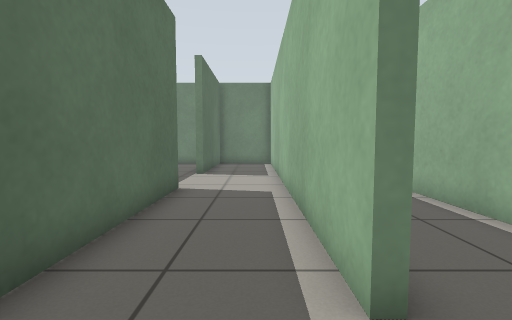
view 1 (above)

16 first-person views from a walk through a world built for the Gazebo simulator. The camera is 0.72 m above the floor, tilts 4° down and sees 85° across. The floor is counted in squares, 0.5 m on a side. Each view is taken from the middle of a square. On the plan, view 1 faces up. The plan holds only what a view shows up to about 14 squares ahead; the rest is blank. Robots are left out.

view 2
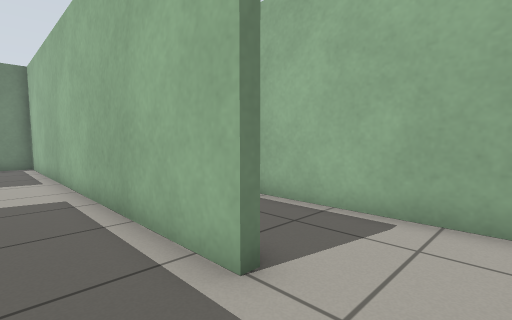

view 3
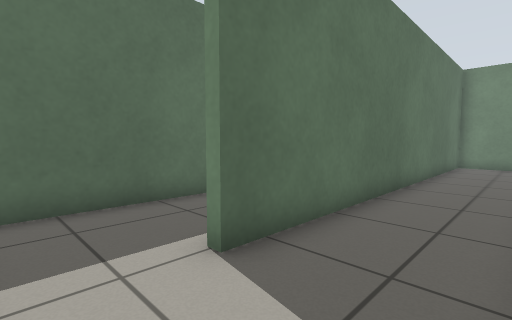

view 4
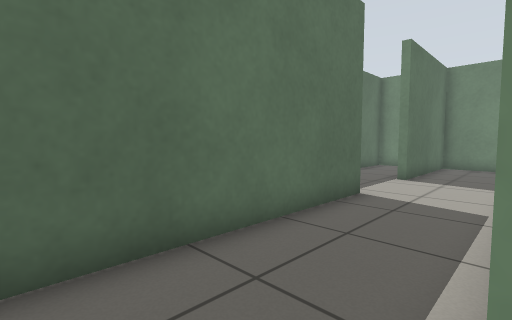

view 5
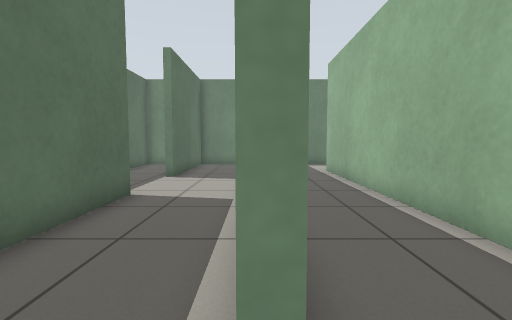

view 6
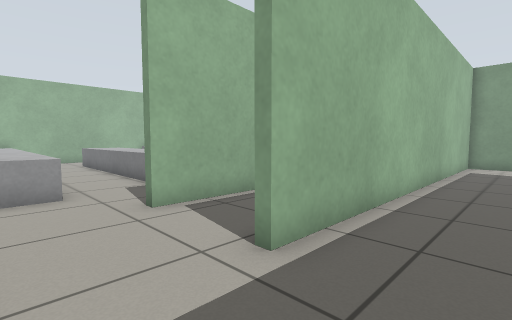

view 7
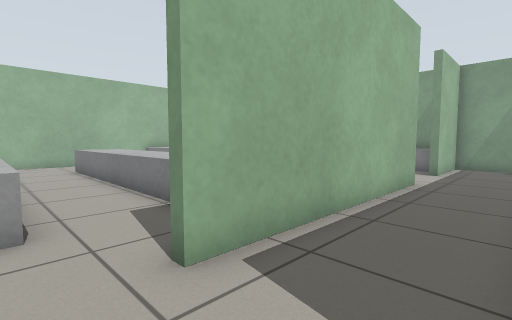

view 8
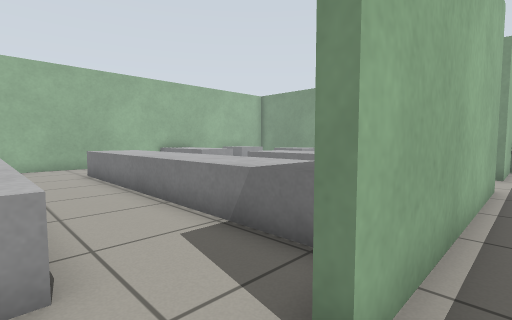

view 9
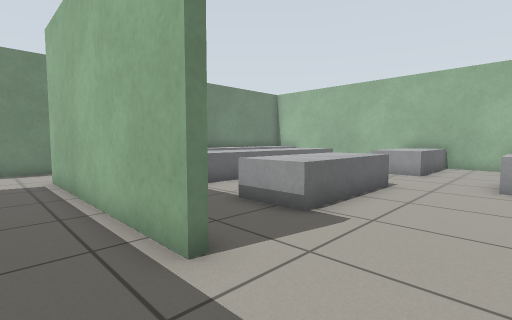

view 10
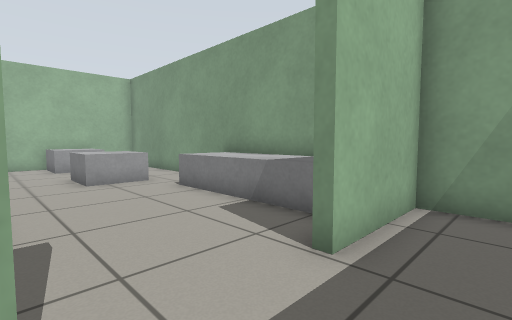

view 11
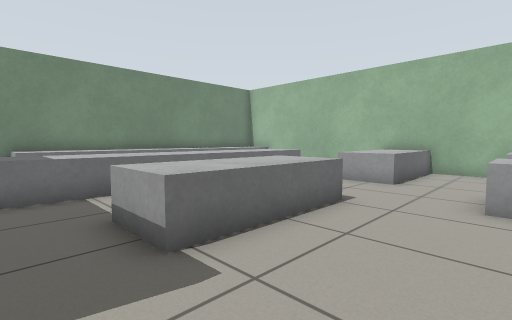

view 12
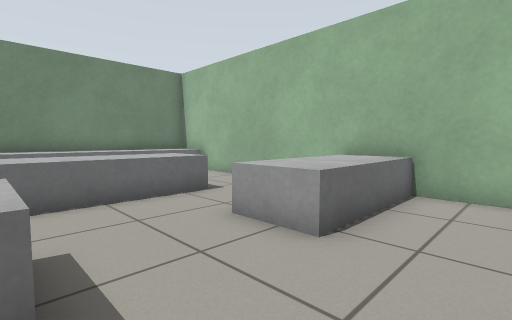

view 13
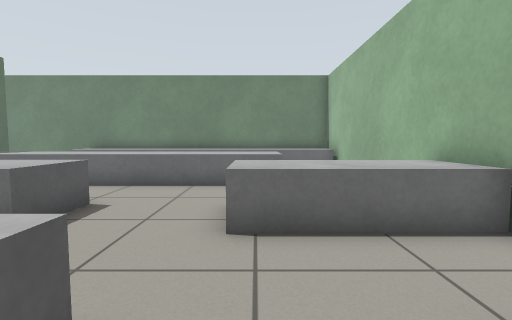

view 14
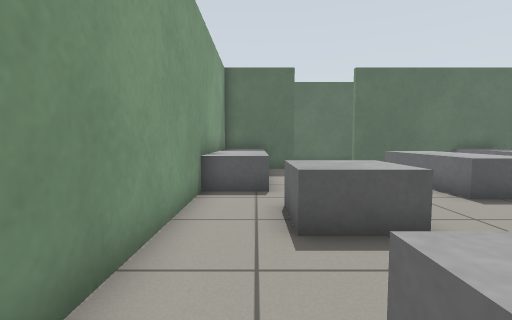

view 15
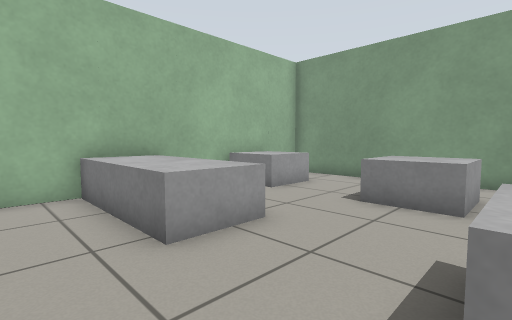

view 16
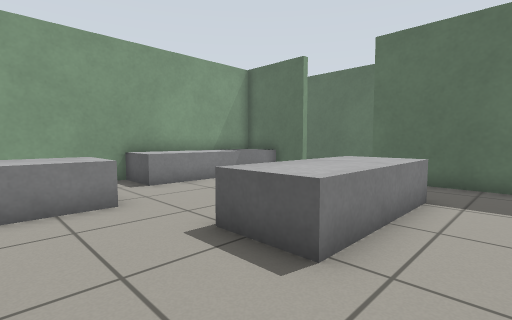

### Floor plan
Points are (right, up) in squares from view 1. A wall is a line through its corners. A room is listed if a view was taken in it or the views show most of it. See-through windows are left out.
Room 1 (views 1, 2, 4, 5)
walls: (-2.3, 8.4) (-2.3, 0.1); (0.9, 2.1) (0.9, 17.6) (-2.3, 17.6) (-2.3, 11.9)
ways out: opening at (1, 1) to room 2; opening at (-2, 10)
Room 2 (views 3, 6)
walls: (1.2, 17.3) (1.2, 2.1); (3.4, 17.6) (1.5, 17.6); (2.6, -0.6) (4.4, -0.6) (4.4, 14.4)
ways out: opening at (1, 1) to room 1; opening at (5, 16) to room 3
Room 3 (views 7, 8, 9, 10)
walls: (8, 5.9) (7.7, 5.9) (7.7, 14.4) (8, 14.4); (4.7, 4.6) (4.7, 3.3); (4.4, 14.4) (4.7, 14.4); (8.5, 17.6) (6.5, 17.6); (5.6, -0.6) (7.7, -0.6) (7.7, 2.9) (8, 2.9)
ways out: opening at (5, 16) to room 2; opening at (8, 4) to room 4; opening at (8, 16) to room 4
Room 4 (views 11, 12, 13, 14, 15, 16)
walls: (8, 14.4) (8, 5.9); (8, 2.9) (8, -0.6) (23, -0.6) (23, 16.2); (21.5, 17.6) (8.5, 17.6)
ways out: opening at (8, 4) to room 3; opening at (8, 16) to room 3
objects: grey box (8, 0) to (14, 1); grey box (8, 11) to (20, 13); grey box (10, 16) to (22, 17); grey box (11, 7) to (15, 8); grey box (16, 2) to (18, 3); grey box (19, 6) to (22, 8); grey box (21, 2) to (22, 3)

Where each view was taken, in squares from view 1:
view 1: 0 up, 0 right, facing up
view 2: 0 up, 1 left, facing up-right
view 3: 0 up, 4 right, facing up-left
view 4: 1 up, 1 right, facing up-left
view 5: 1 up, 1 right, facing up
view 6: 17 up, 2 right, facing down-right
view 7: 16 up, 5 right, facing down-right
view 8: 16 up, 7 right, facing down-right
view 9: 3 up, 6 right, facing up-right
view 10: 6 up, 6 right, facing down-right
view 11: 3 up, 9 right, facing up-right
view 12: 4 up, 15 right, facing up-right
view 13: 2 up, 19 right, facing up
view 14: 1 up, 22 right, facing left
view 15: 10 up, 15 right, facing down-right
view 16: 10 up, 18 right, facing down-left
